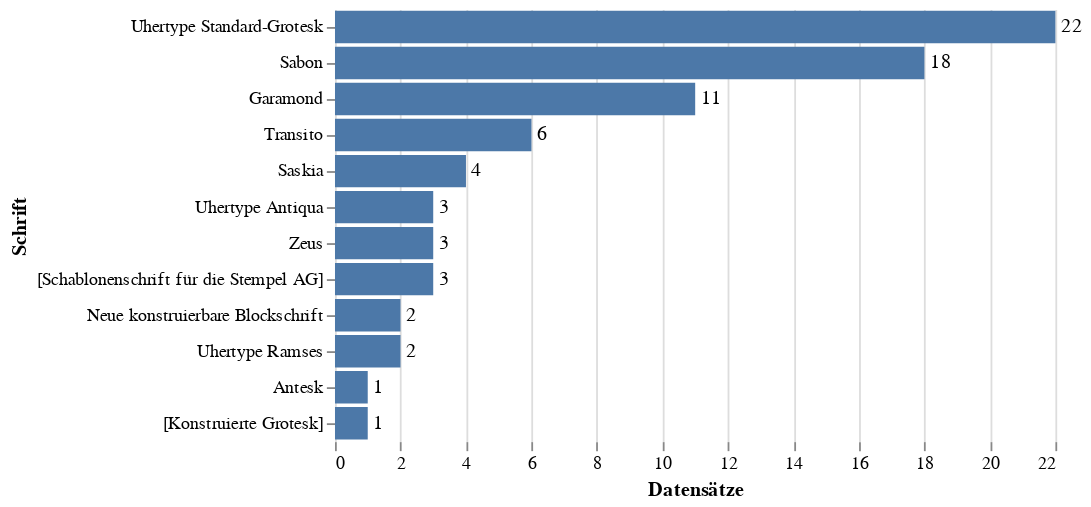

Notebook code cell kept with this figure:
### Code cell
druckschriften_chart = alt.Chart(druckschriften).mark_bar().encode(
        alt.Y('schrift:N', sort='-x', title='Schrift'),
        alt.X('title:Q', title='Datensätze'),
        tooltip=[alt.Tooltip('schrift:N', title='Schrift'), alt.Tooltip('title:Q', title='Anzahl Datensätze')]
    )

text = druckschriften_chart.mark_text(
    align='left',
    baseline='middle',
    dx=3  # Nudges text to right so it doesn't appear on top of the bar
).encode(
    text='title:Q'
)
diagramm = alt.layer(druckschriften_chart, text).configure_view(
    stroke='transparent'
).configure_axis(
    domain=False
)

diagramm

### Figure 1 — Vega-Lite specification as saved in the notebook (floating-point values rounded to 4 significant figures)
{"config": {"view": {"continuousWidth": 400, "continuousHeight": 300, "stroke": "transparent"}, "axis": {"domain": false}}, "layer": [{"mark": "bar", "encoding": {"tooltip": [{"type": "nominal", "field": "schrift", "title": "Schrift"}, {"type": "quantitative", "field": "title", "title": "Anzahl Datensätze"}], "x": {"type": "quantitative", "field": "title", "title": "Datensätze"}, "y": {"type": "nominal", "field": "schrift", "sort": "-x", "title": "Schrift"}}}, {"mark": {"type": "text", "align": "left", "baseline": "middle", "dx": 3}, "encoding": {"text": {"type": "quantitative", "field": "title"}, "tooltip": [{"type": "nominal", "field": "schrift", "title": "Schrift"}, {"type": "quantitative", "field": "title", "title": "Anzahl Datensätze"}], "x": {"type": "quantitative", "field": "title", "title": "Datensätze"}, "y": {"type": "nominal", "field": "schrift", "sort": "-x", "title": "Schrift"}}}], "data": {"name": "data-9af5bf991c8919132a46b374e8c7effd"}, "$schema": "https://vega.github.io/schema/vega-lite/v4.8.1.json", "datasets": {"data-9af5bf991c8919132a46b374e8c7effd": [{"schrift": "Antesk", "idn": 1, "title": 1}, {"schrift": "Garamond", "idn": 11, "title": 11}, {"schrift": "Neue konstruierbare Blockschrift", "idn": 2, "title": 2}, {"schrift": "Sabon", "idn": 18, "title": 18}, {"schrift": "Saskia", "idn": 4, "title": 4}, {"schrift": "Transito", "idn": 6, "title": 6}, {"schrift": "Uhertype Antiqua", "idn": 3, "title": 3}, {"schrift": "Uhertype Ramses", "idn": 2, "title": 2}, {"schrift": "Uhertype Standard-Grotesk", "idn": 22, "title": 22}, {"schrift": "Zeus", "idn": 3, "title": 3}, {"schrift": "[Konstruierte Grotesk]", "idn": 1, "title": 1}, {"schrift": "[Schablonenschrift für die Stempel AG]", "idn": 3, "title": 3}]}}
